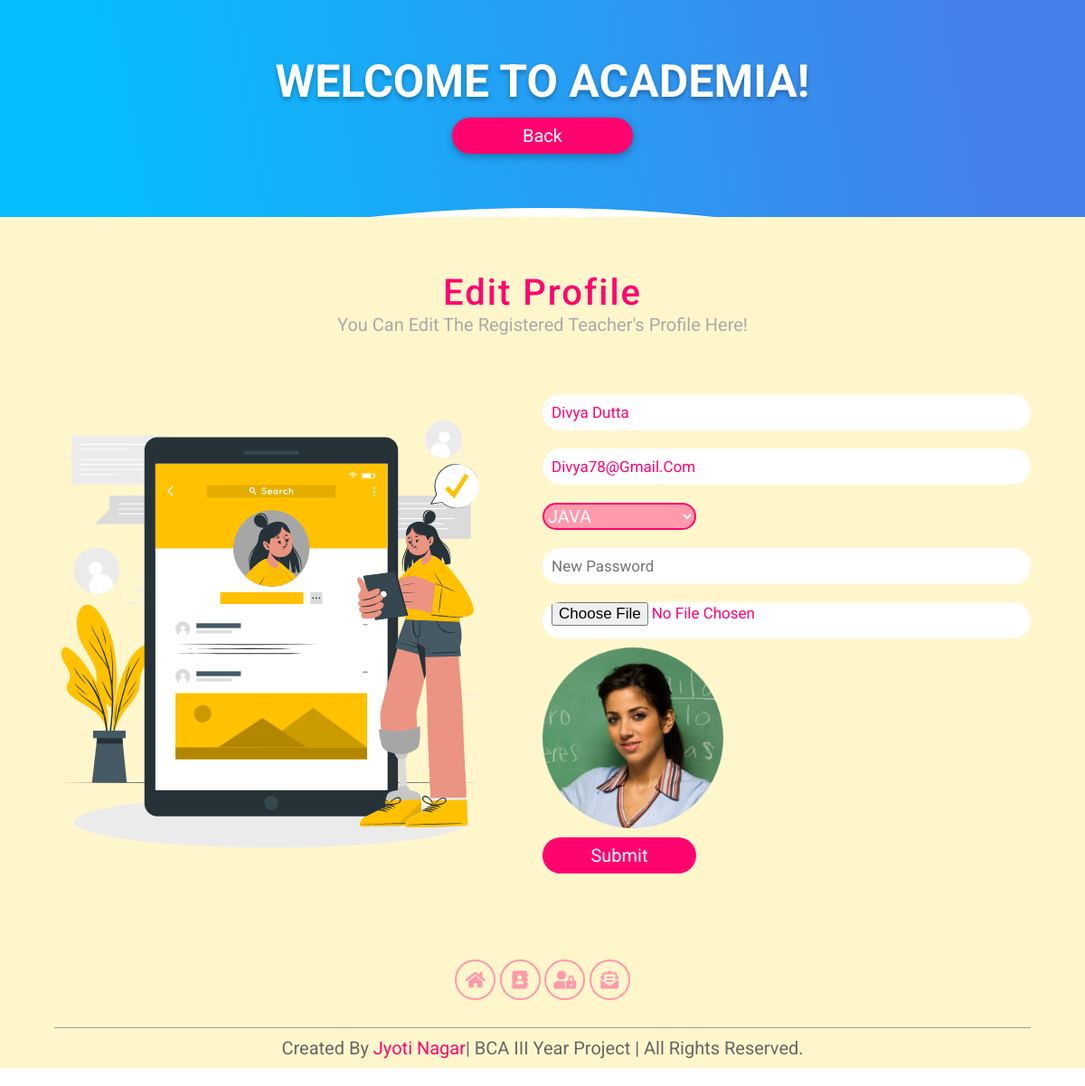
Screenshot of /jyotinagar_project/admin/edit_profile.php?id=3 with the database file from the repository.
### tables this page shows
CREATE TABLE `tregistration` (
  `id` int(11) NOT NULL,
  `name` varchar(255) NOT NULL,
  `email` varchar(255) NOT NULL,
  `subject` varchar(255) NOT NULL,
  `password` varchar(255) NOT NULL,
  `image` varchar(255) NOT NULL,
  `status` int(10) NOT NULL DEFAULT 1
);

### jyotinagar_project/admin/edit_profile.php (the view, shortened to what this page needs)
<?php include("header.php");
include("../config.php");
$sql="Select * from tregistration where id='".$_REQUEST['id']."' ";
$run=mysqli_query($conn,$sql);
$data=mysqli_fetch_array($run);
?>
<section class="home" id="home">
<div class="content"><script margint-top:10px;></script>
   <br>
	     <h1>Welcome to Academia!</h1>
	<br>
    	 <a href="admin_index.php"><button>Back</button></a>
</div>
</section>
<section class="contact" id="contact">
<h1 class="heading">Edit Profile</h1>
<h3 class="title">You can edit the registered teacher's Profile here!</h3>
<div class="row">
	<div class="image">
        <img src="../images/edit.svg" alt="">
    </div>
    <div class="form-container">
        <form action="edit_profile_action.php" method="post" enctype="multipart/form-data" >
			<table>
            <tr><input name="name"  type="text" placeholder="full name" value="<?php echo $data['name']; ?>"></tr>
            <tr><input name="email" type="email" placeholder="enter your email" value="<?php echo $data['email']; ?>"></tr>
           <tr> <select name="subject">
								<option <?php if($data['subject']=='JAVA') echo "selected"; ?>>JAVA</option>
								</select></tr>
          <tr> <input type="password" class="text" name="password" id="password" value="" placeholder="New Password" /></tr>
			<tr><input type="file" name="image" id="image" value="<?php echo $data['image']; ?>" />
				<img src="../images/<?php echo $data['image']; ?>" width="200px" height="200px"></tr>
				<tr><input type="hidden" name="id" value="<?php echo $_REQUEST['id']; ?>" />
            <input type="submit" value="submit"></tr>
				</table>
        </form>
    </div>
</div>
<?php  include("footer.php") ?>

### jyotinagar_project/css/style_r.css (style rules this page uses)
:root { --pink:#FF046F; --violet:#ff99ac; }
* { font-family: 'Roboto', sans-serif; text-transform: capitalize; text-decoration: none; outline: none; margin: 0; padding: 0; box-sizing: border-box; }
html { font-size: 62.5%; overflow-x: hidden; }
.heading { font-size: 4rem; color:#FF046F; text-align: center; padding:0 1rem; padding-top: 6rem; letter-spacing: .2rem; font-weight: 500; }
.title { padding:0 1rem; font-size: 2rem; text-align: center; font-weight: 400; color:#aaa; }
.home { min-height: 30vh; background:linear-gradient(-100deg, #4481eb 10%, #04befe 80%); background-size: cover; background-position: center; background-attachment: fixed; z-index: 0; overflow:hidden; position: relative; }
.home .content { display: flex; align-items: center; justify-content: center; flex-flow: column; padding-top: 5rem; text-align: center; }
.home .content h1 { font-size: 5rem; color: #fff; padding:0 1rem; text-shadow: 0 .3rem .5rem rgba(0,0,0,.3); text-transform: uppercase; }
.home .content button { height:4rem; width:20rem; border-radius: 5rem; background:var(--pink); color:#fff; font-size: 2rem; cursor: pointer; transition: .2s; border:none; box-shadow: 0 .3rem 1rem rgba(0,0,0,.3); }
.home::before { content: ''; position: absolute; bottom:-55rem; left:50%; transform: translateX(-50%); border-top: 70vh solid #fff; width:120%; border-radius: 50%; z-index: -1; }
.contact { background: #fff6cc; }
.contact .row { display: flex; align-items: center; justify-content: center; padding:5rem 0; }
.contact .row .image img { width: 50vw; height:70vh; }
.contact .row .form-container { width:50%; padding-right: 6rem; }
.contact .row .form-container input { height:4rem; width:100%; background:#fff; border:none; border-radius: 5rem; padding:0 1rem; margin:1rem 0; color:var(--pink); font-size: 1.7rem; transition: .2s linear; }
.contact .row .form-container select { margin:1rem 0; width:17rem; background:var(--violet); border:.2rem solid var(--pink); border-radius: 5rem; color:#fff; cursor: pointer; font-size: 2rem; }
.contact .row .form-container input[type="submit"] { width:17rem; background:var(--pink); color:#fff; cursor: pointer; font-size: 2rem; transition: .2s; }

### rows the page displays
tregistration: name "Divya Dutta", email "divya78@gmail.com", subject "JAVA", image (picture)
